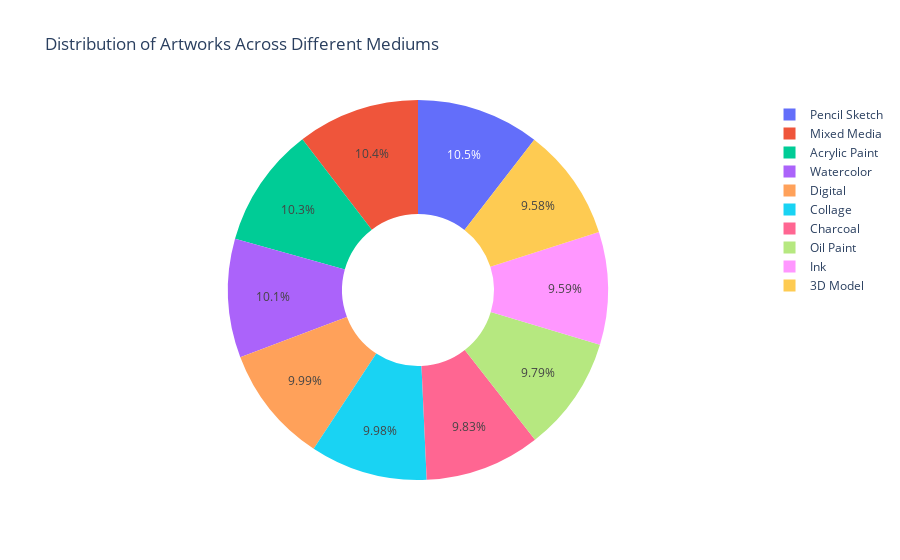

Source (notebook cell):
### Code cell
import plotly.express as px
fig = px.pie(df_no_outliers, names='Medium', 
             title="Distribution of Artworks Across Different Mediums",
             hole=0.4)
fig.show()

### Figure 1 — Plotly figure (JSON) as saved in the notebook; plotly's stock layout.template omitted (floating-point values rounded to 4 significant figures; data arrays with more than 128 entries replaced by an {"elided": "..."} marker saying what was removed)
{"data": [{"domain": {"x": [0, 1], "y": [0, 1]}, "hole": 0.4, "hovertemplate": "Medium=%{label}<extra></extra>", "labels": {"elided": "10000 str values"}, "legendgroup": "", "name": "", "showlegend": true, "type": "pie"}], "layout": {"autosize": true, "legend": {"tracegroupgap": 0}, "title": {"text": "Distribution of Artworks Across Different Mediums"}}}
